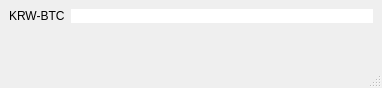
<?xml version="1.0" encoding="UTF-8"?>
<ui version="4.0">
 <class>MainWindow</class>
 <widget class="QMainWindow" name="MainWindow">
  <property name="geometry">
   <rect>
    <x>0</x>
    <y>0</y>
    <width>382</width>
    <height>88</height>
   </rect>
  </property>
  <property name="windowTitle">
   <string>MainWindow</string>
  </property>
  <widget class="QWidget" name="centralwidget">
   <layout class="QFormLayout" name="formLayout">
    <item row="0" column="0">
     <widget class="QLabel" name="label">
      <property name="text">
       <string>KRW-BTC</string>
      </property>
     </widget>
    </item>
    <item row="0" column="1">
     <widget class="QLabel" name="KRW_BTC">
      <property name="styleSheet">
       <string notr="true">background-color: rgb(255, 255, 255);</string>
      </property>
      <property name="text">
       <string/>
      </property>
     </widget>
    </item>
   </layout>
  </widget>
  <widget class="QMenuBar" name="menubar">
   <property name="geometry">
    <rect>
     <x>0</x>
     <y>0</y>
     <width>382</width>
     <height>26</height>
    </rect>
   </property>
  </widget>
  <widget class="QStatusBar" name="statusbar"/>
 </widget>
 <resources/>
 <connections/>
</ui>
